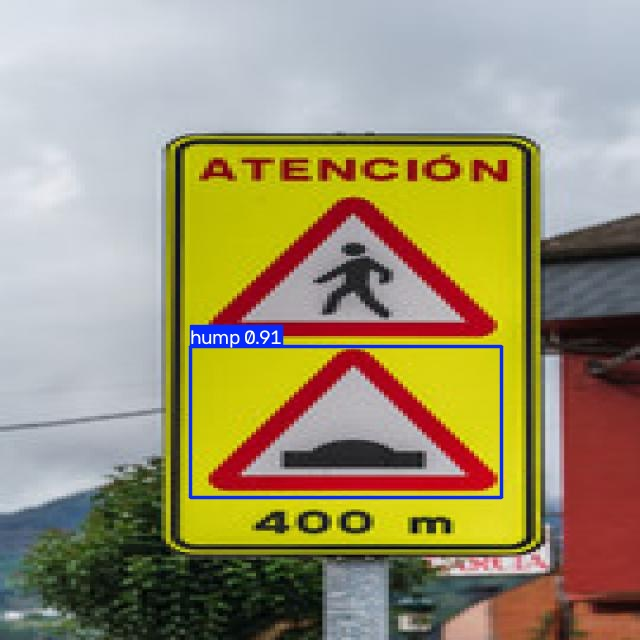
#> input picture LAB10/runs/image_test/240_F_461452704_irUUUUVfNaAl1PN0WjUBC6760JRd9h5Y_jpg.rf.ddaaca79322884c81f66e32074edd8ba.jpg, 640 x 640 px
$ python -i preprocessing.py   (imports and definitions only)
#> lines starting #> are read from the running program, lines starting #| are printed output that depends on the picture
import cv2
import numpy as np


def preprocess_image(image, img_size=100):

    if image is None or image.size == 0:
        return None

    # cv2 reads BGR, convert to RGB
    if image.ndim == 2:
        image = cv2.cvtColor(image, cv2.COLOR_GRAY2RGB)
    else:
        image = cv2.cvtColor(image, cv2.COLOR_BGR2RGB)

    # INTER_AREA is the right filter for shrinking
    image = cv2.resize(
        image,
        (img_size, img_size),
        interpolation=cv2.INTER_AREA
    )

    return image


def to_features(images):

    return np.ascontiguousarray(images, dtype=np.uint8)

>>> import cv2
>>> picture = cv2.imread('../../LAB10/runs/image_test/240_F_461452704_irUUUUVfNaAl1PN0WjUBC6760JRd9h5Y_jpg.rf.ddaaca79322884c81f66e32074edd8ba.jpg')
#> picture is the input picture: shape (640, 640, 3); mean B, G, R 110.8, 146.2, 156.7
>>> result = preprocess_image(picture)
#> in preprocess_image, `image = cv2.resize( image, (img_size, img_size), interpolation=cv2.INT..`:
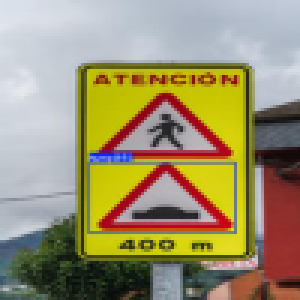
#> image: shape (100, 100, 3) (shown 3 times larger); mean R, G, B 156.7, 146.2, 110.8

$ run again, on LAB10/runs/image_test/55rrpjzzemdthumbnail_ipbqAuZ-jpg__1200_16x9_jpg.rf.cc07e03223895cf42fd30f43ab4d70e6.jpg
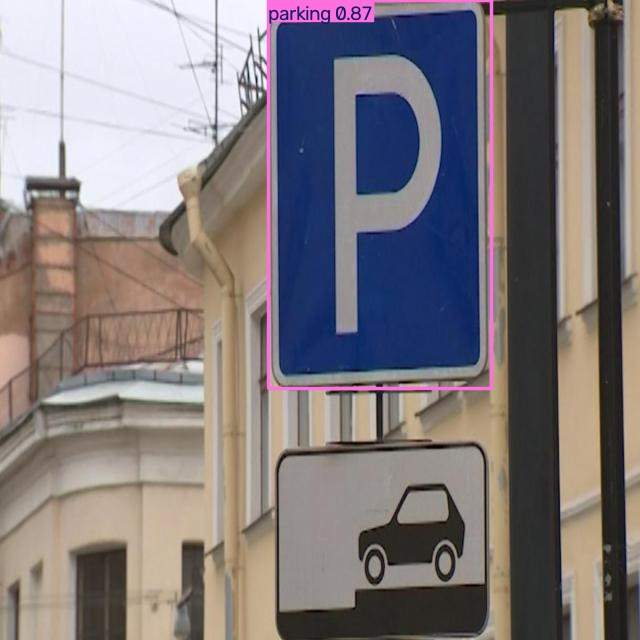
#> input picture LAB10/runs/image_test/55rrpjzzemdthumbnail_ipbqAuZ-jpg__1200_16x9_jpg.rf.cc07e03223895cf42fd30f43ab4d70e6.jpg, 640 x 640 px
#> picture is the input picture: shape (640, 640, 3); mean B, G, R 123.9, 121.8, 128.6
#> in preprocess_image, `image = cv2.resize( image, (img_size, img_size), interpolation=cv2.INT..`:
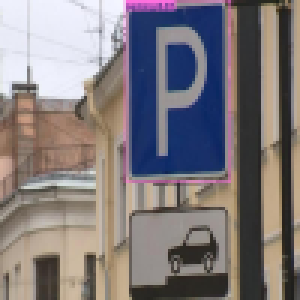
#> image: shape (100, 100, 3) (shown 3 times larger); mean R, G, B 128.6, 121.8, 123.9

$ run again, on LAB10/runs/image_test/8e8edf430e579022b710f7b436fc9356_jpg.rf.1c9f3fa7d7b90380aacb87350e84b4a0.jpg
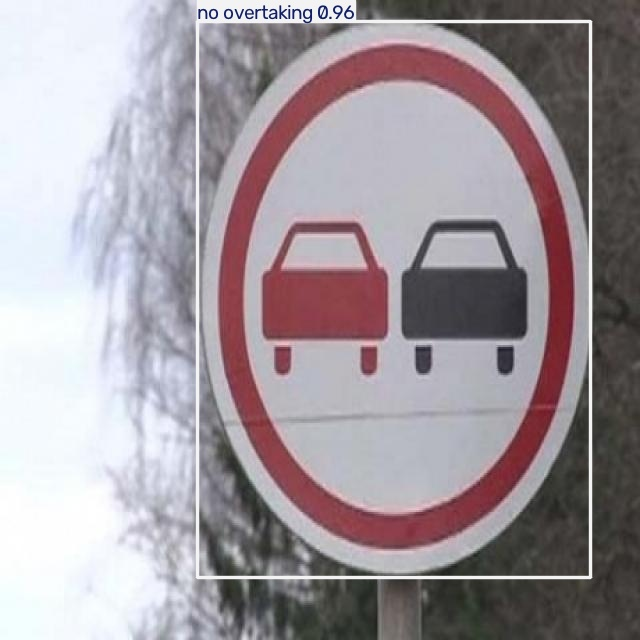
#> input picture LAB10/runs/image_test/8e8edf430e579022b710f7b436fc9356_jpg.rf.1c9f3fa7d7b90380aacb87350e84b4a0.jpg, 640 x 640 px
#> picture is the input picture: shape (640, 640, 3); mean B, G, R 158.1, 152.2, 160.8
#> in preprocess_image, `image = cv2.resize( image, (img_size, img_size), interpolation=cv2.INT..`:
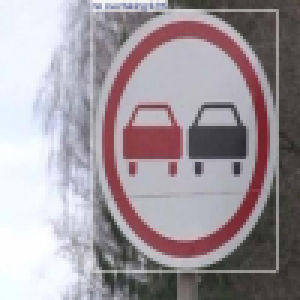
#> image: shape (100, 100, 3) (shown 3 times larger); mean R, G, B 160.8, 152.2, 158.1

$ run again, on LAB10/runs/image_test/ui-5b978e296da4d0-72864119_jpeg.rf.514df76e45ac9e1c072f7d1044a7ebed.jpg
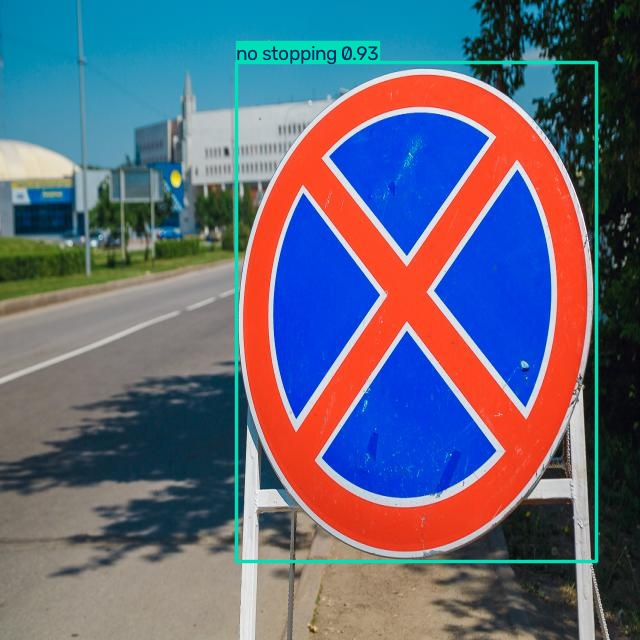
#> input picture LAB10/runs/image_test/ui-5b978e296da4d0-72864119_jpeg.rf.514df76e45ac9e1c072f7d1044a7ebed.jpg, 640 x 640 px
#> picture is the input picture: shape (640, 640, 3); mean B, G, R 121.9, 103.3, 99
#> in preprocess_image, `image = cv2.resize( image, (img_size, img_size), interpolation=cv2.INT..`:
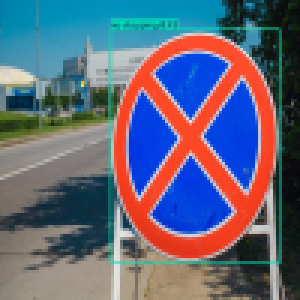
#> image: shape (100, 100, 3) (shown 3 times larger); mean R, G, B 99, 103.3, 121.9
